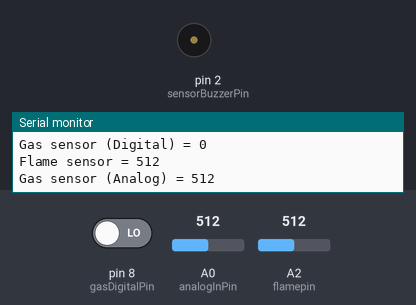
A sketch run on a simulated Arduino Uno, built with avr-gcc and run on an emulated ATmega328P. Parts: buzzer (waves = sounding), the last lines printed to the serial monitor. The inputs (shaded band) are chosen by the test bench; at power-on: A0 (analogInPin) = 512, A2 (flamepin) = 512, pin 8 (gasDigitalPin) LOW.

Above: at 0.98 s.
1.3 s: A0 (analogInPin) set to 689
4.3 s: A0 (analogInPin) set to 710
At 4.7 s:
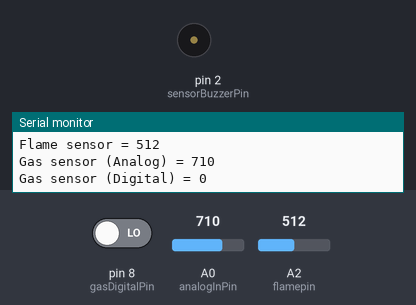
7.3 s: A2 (flamepin) set to 213
8.8 s: A2 (flamepin) set to 190
At 9.4 s:
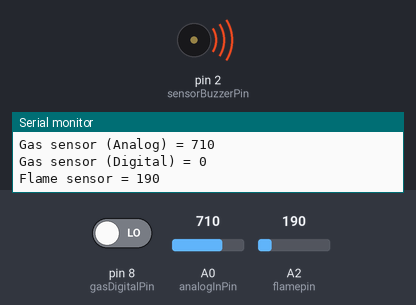
Timing chart, 0 to 12.8 s (numbered marks = the images above; inputs shaded):
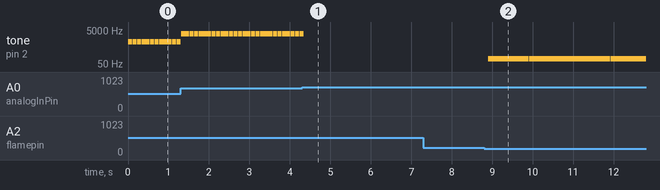

Measured:
- the behaviour switches between 700 and 701 on A0 (analogInPin) (found by bisection; images 0 and 1)
- the behaviour switches between 201 and 200 on A2 (flamepin) (found by bisection; images 1 and 2)
- after the input at 4.3 s, tone on pin 2 (sensorBuzzerPin): goes on until 4.3 s, then stays silent
- after the input at 8.8 s, tone on pin 2 (sensorBuzzerPin): alternates 100 Hz for 1.0 s and silent for 0.01 s, starting after 0.10 s
- by itself, tone on pin 2 (sensorBuzzerPin): alternates 3000 Hz for 0.10 s and silent for 0.01 s

The sketch:

sketch_jul8a.ino
```cpp
const int analogInPin = A0; // Gas sensor analog pin
const int gasDigitalPin = 8; // Gas sensor digital pin
const int sensorBuzzerPin = 2; // Buzzer pin for both sensors

const int flamepin = A2;  // Flame sensor pin
const int threshold = 200; // Threshold value for flame sensor

int gasSensorAnalogValue = 0;
int gasSensorDigitalValue = 0;
int flamesensvalue = 0;

void setup() {
  pinMode(analogInPin, INPUT);
  pinMode(gasDigitalPin, INPUT);
  pinMode(sensorBuzzerPin, OUTPUT);
  pinMode(flamepin, INPUT);

  Serial.begin(9600);
}

void loop() {
  // Gas sensor code
  gasSensorAnalogValue = analogRead(analogInPin);
  gasSensorDigitalValue = digitalRead(gasDigitalPin);
  Serial.print("Gas sensor (Analog) = ");
  Serial.println(gasSensorAnalogValue);
  Serial.print("Gas sensor (Digital) = ");
  Serial.println(gasSensorDigitalValue);

  // Flame sensor code
  flamesensvalue = analogRead(flamepin); // reads analog data from flame sensor
  Serial.print("Flame sensor = ");
  Serial.println(flamesensvalue);

  // Determine whether to activate the buzzer based on sensor readings
  if (gasSensorAnalogValue >= 100 && gasSensorAnalogValue <= 600) {
    // Gas level is in range, activate buzzer at 1000 Hz
    tone(sensorBuzzerPin, 1000);
    delay(100);
    noTone(sensorBuzzerPin);
  } else if (gasSensorAnalogValue >= 601 && gasSensorAnalogValue <= 625) {
    // Gas level is in range, activate buzzer at 2000 Hz
    tone(sensorBuzzerPin, 2000);
    delay(100);
    noTone(sensorBuzzerPin);
  } else if (gasSensorAnalogValue >= 626 && gasSensorAnalogValue <= 700) {
    // Gas level is in range, activate buzzer at 3000 Hz
    tone(sensorBuzzerPin, 3000);
    delay(100);
    noTone(sensorBuzzerPin);
  } else if (flamesensvalue <= threshold) {
    // Flame is detected, activate buzzer at 100 Hz for 1 second
    tone(sensorBuzzerPin, 100);
    delay(1000);
    noTone(sensorBuzzerPin);
  } else if (gasSensorDigitalValue == HIGH) {
    // Gas detected by digital pin, activate buzzer at 4000 Hz
    tone(sensorBuzzerPin, 4000);
    delay(500);
    noTone(sensorBuzzerPin);
  } else {
    // No sensor conditions met, turn off the buzzer
    noTone(sensorBuzzerPin);
    delay(100);
  }
}
```
